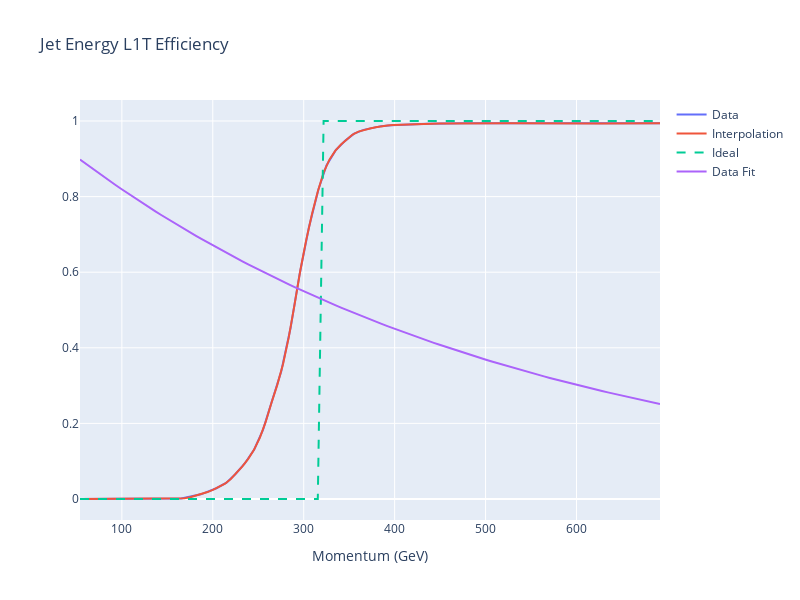

The notebook cell saved with this chart:
### Code cell
fig = go.Figure()
fig.add_scatter(x = jet_energy["x"], y = jet_energy[" y"], name = "Data")
fig.add_scatter(x = jet_xs, y = jet_spl(jet_xs), name = "Interpolation")
fig.add_scatter(x = jet_xs, y = jet_ideal(jet_xs), name = "Ideal", line_dash="dash")
fig.add_scatter(x = jet_xs, y = 1.0 - exp_cdf(jet_xs, jet_l), name = "Data Fit")
fig.update_layout(width = 800,
                  height = 600,
                  title = "Jet Energy L1T Efficiency",
                  xaxis_title = "Momentum (GeV)"
                  )
fig.update_xaxes(type = "linear")
